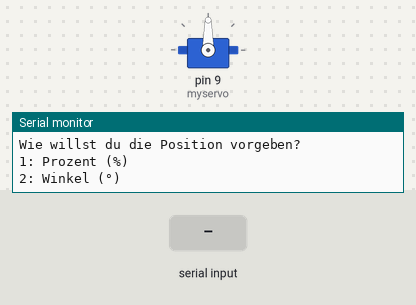
A sketch run on a simulated Arduino Uno, built with avr-gcc and run on an emulated ATmega328P. Parts: servo, the last lines printed to the serial monitor. The test bench sets the inputs (shaded band).

Above: at 1.2 s.
1.3 s: "1,90\n" received over Serial
At 1.7 s:
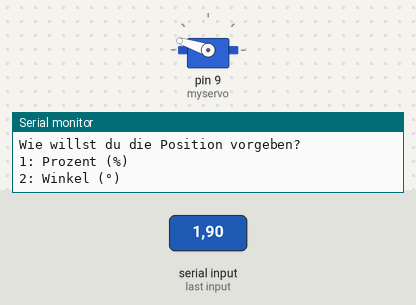
2.8 s: "90,45,200\n" received over Serial
4.3 s: "2\n" received over Serial
5.8 s: "30,150,10\n" received over Serial
At 6.2 s:
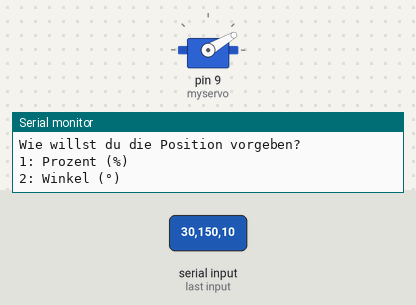
7.3 s: "1,90,45\n" received over Serial
At 8.7 s:
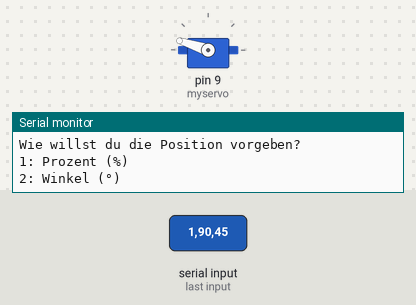
Timing chart, 0 to 9.8 s (numbered marks = the images above; inputs shaded):
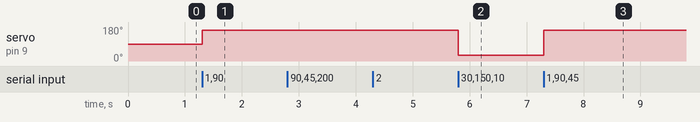

The sketch:

servo6.ino
```cpp
/*================ E23 == Sose25/26 ==== LPr-Versuch 06 ==== Aufgabe 1e
Programmieren Sie das µC-board nun derart, dass Sie eine beliebige PosiƟon des Servoarms
von 0% (linke Endlage) bis 100% (rechte Endlage) vorgeben können, die PosiƟon angefahren
wird und der Zustand gehalten wird, bis Sie die nächste anzufahrende PosiƟon vorgeben.
(Die PosiƟonsvorgabe soll alternaƟv in % oder in Grad möglich sein.)
**************************************************************************
**************************************************************************/
#include "Servo.h"  //Class include
Servo myservo;      // Class inizialieren
int degree = 0;     //Winkel des Servos

void verarbeitungInProzent() {
  Serial.println("Wie viel Prozent?");

  // Warten, bis der Nutzer eine Zahl eingibt
  while (Serial.available() == 0) {}

  int prozent = Serial.parseInt();

  // Puffer komplett leeren, um Zeilenumbrüche zu ignorieren
  while (Serial.available() > 0) {
    Serial.read();
  }

  // Rationale Begrenzung: Werte unter 0 werden zu 0, über 100 zu 100
  prozent = constrain(prozent, 0, 100);

  degree = map(prozent, 0, 100, 0, 180);
  myservo.write(degree);

  Serial.print("Position gesetzt auf: ");
  Serial.print(prozent);
  Serial.println("%\n");
}

void verarbeitungInWinkel() {
  Serial.println("Welche Winkel?(Zwischen 0 und 180°)");

  // Warten, bis der Nutzer eine Zahl eingibt
  while (Serial.available() == 0) {}

  int winkel = Serial.parseInt();

  // Puffer komplett leeren, um Zeilenumbrüche zu ignorieren
  while (Serial.available() > 0) {
    Serial.read();
  }

  // Rationale Begrenzung: Werte unter 0 werden zu 0, über 180 zu 180
  winkel = constrain(winkel, 0, 180);

  myservo.write(winkel);

  Serial.print("Position gesetzt auf: ");
  Serial.print(winkel);
  Serial.println("°\n");
}

void setup() {
  myservo.attach(9);   //Servo in pin 9 benutzen
  Serial.begin(9600);  //Serial monitor starten
}

void loop() {
  //Eingabe möglichkeiten geben:
  Serial.println("Wie willst du die Position vorgeben?");
  Serial.println("1: Prozent (%)");
  Serial.println("2: Winkel (°)");

  // Das Programm pausiert hier, bis eine Eingabe erfolgt
  while (Serial.available() == 0) {}

  int choice = Serial.parseInt();

  // Puffer komplett leeren, um Zeilenumbrüche zu ignorieren
  while (Serial.available() > 0) {
    Serial.read();
  }

  switch (choice) {
    case 1:
      verarbeitungInProzent();
      break;
    case 2:
      verarbeitungInWinkel();
      break;
    default:
      Serial.println("Falsche eingabe!");
  }
}
```

Measured:
- after the input at 1.3 s, servo on pin 9 (myservo): 90° → 162° at once
- after the input at 5.8 s, servo on pin 9 (myservo): 162° → 30° at once
- after the input at 7.3 s, servo on pin 9 (myservo): 30° → 162° at once
